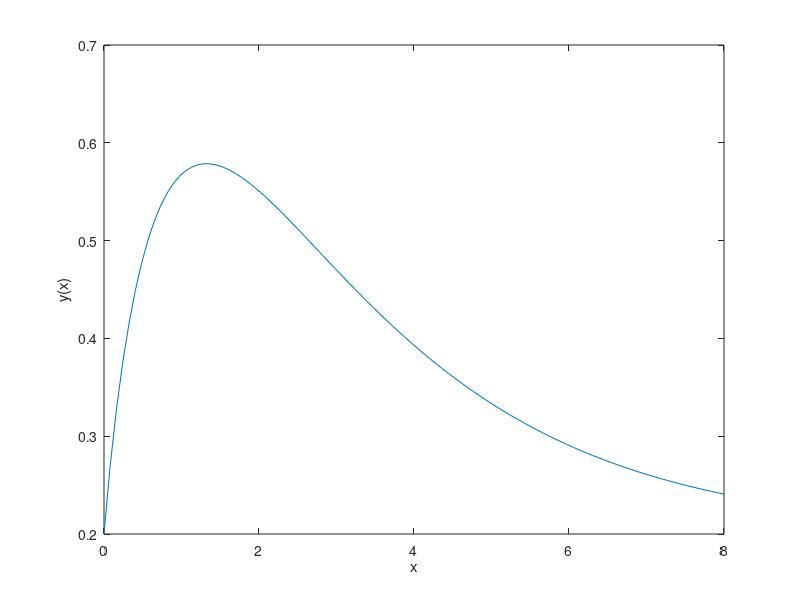

MATLAB code to generate this figure:
%% Chapter 9 Notes Part 1
% Numerical methods are commonly used for solving mathematical problems that
% are formulated in science and engineering where it is difficult or impossible to
% obtain exact solutions.
% 
% The following topics are presented in this chapter: 
%
% * Solving an equation with one unknown 
% * Finding a minimum or a maximum of a function 
% * Numerical integration
% * Solving first-order ordinary differential equations

%% Solving Equation with One Variable
%
% To use the methods described in this section, the equations to be solved should be
% written in the following form:
% 
% $$f(x) = 0$$
% 
% Values of 'x' that make f(x) equal to 0 are called *_solutions_* or *_roots_* of the 
% equation. If such a value does not exist or is difficult to determine, a numerical
% solution can be determined by finding an x that is very close to the solution.
% 
% 
% *_Note: If f(x) is a polynomial, use Matlab's built-in  'roots' function. 
% as described in a previous chapter_*
% 
% 
% In MATLAB a zero of a function can be determined with the command
% _fzero_ with the form:
% 
% *_x = fzero(f_x, x0)_*
%      
% where
%
% * _x_ is the solution
% * _f_x_ is the function to be solved
% * _x0_ value of x close to where the function crossed the axis
% 
% *_Specifying f_x_* 
% 
% The function 'f_x' may be specified using the following methods
%
% * Enter the mathematical expression for f_x as a string
% * Pass a handle to a user defined function file the implements f_x
% * Create an anonymous function for f_x and pass the name of the anonymous function
% 
% Passing function handles (the last two options specified above) are the preferred methods.
% 
% *Final Notes of fzero*
% 
% _x0_ can be a scalar or a two element vector.  When it is a scalar, it represents
% and x value where the f_x is close to zero.  When it is a two element vector
% it represents two points on opposite sides of the solution.  When the 
% function has more than one solution, each solution must be solved for separately
% by using multiple calls to the fzero function.
% 
% A good way approximate the region in which a function has a solution is to make a
% plot of the function. In many applications in science and engineering the
% domain of the solution can be estimated. A plot of the function over the
% domain may yield valuable information.

%% Finding a Minimum or Maximum of a Function: fminbnd()
%
% Given the mathematical form of the equation, we could use Calculus to
% find the maximum or minimum by finding the "critical points" or points
% where the derivative of the function equals zero.  Since the derivative
% of the function equals zero at local minimums or local maximums, you have
% to investigate the sign of the second derivative at the critical point to
% differentiate between local mins and maxs. 
%
% 
%
% In MATLAB the value of x where a one-variable function f(x) within the interval
%
% $x_1 \le x \le x2$ 
%
% has a minimum can be determined with the fminbnd command which has the form:
% 
% *x = fminbnd(inpFunc,x1,x2)*
% 
% where
% 
% * x: The value of the independent variable where the input function as a minimum
% * inpFunc: Handle to the input function
% * x1, x2: The upper and lower bounds of the interval where we are looking for critical points
% 
% *Note: The value of the minimum or maximum could be at one of the endpoints of the interval*
% 
% For example, let's find the minimum of the following function:
% 
% $$f_1(x) = x^3 - 12x^2 + 40.25x - 36.5$$

%Create a handle to the function (in this case we will use an anonymous
%functio

f1_x =  @(x) x.^3 - 12*x.^2 + 40.25 * x - 36.5 

%Now let's plot the function
limit_l = 0
limit_h = 8
%Create an independent variables for plotting
f1_inp = linspace(limit_l,limit_h,100);
f1_out = feval(f1_x,f1_inp);
plot(f1_inp,f1_out)
ylabel('f_1(x)')
xlabel('x')

%Now let's find the minimum for a few different ranges:
[min_1, fval] = fminbnd(f1_x,limit_l+0.001,limit_h-3.5)  % Should get the value of the function at x = 0;

[min_2,fval2] = fminbnd(f1_x,limit_l+2,limit_h) % Should find the local minimum

[min_3,fval3] = fminbnd(f1_x,limit_l+7,limit_h)  % Should find the value at the lower limit

%%
%
% *Using fminbnd() to find a maximum*
%
% Simply multiply the function by -1 before calling fminbnd()
%
%

%% Numerical Integration
% 
% Integration of simple functions can be done analytically, but more involved functions are frequently
% difficult or impossible to integrate analytically. In calculus courses the integrand
% (the quantity to be integrated) is usually a function. In applications of science and
% engineering the integrand can be a function or a set of data points. For example,
% data points from discrete measurements of flow velocity can be used to calculate
% volume.
% 
% A definite integral of a function _f(x)_ from _a_ to -b_ has the form
% 
% $$\int \limits_a^b f(x)dx$$
% 
% The function _f(x)_ is called the integrand and _a_ and _b_ are the limits of integration.
% 
% 
% Graphically, the value of the integral q is the area q
% between the graph of the function, the x axis, and X
% the limits a and b (the shaded area in the figure). 
%
%
% << Chp9_Integral.png >>
%
% When a definite integral is calculated analytically
% f(x) is always a function. When the integral is calculated numerically f(x) can be
% a function or a set of points. In numerical integration the total area is obtained by
% dividing the area into small sections, calculating the area of each section, and adding
% them up. Various numerical methods have been developed for this purpose.
% The difference between the methods is in the way that the area is divided into sections
% and the method by which the area of each section is calculated.
% 
% The following discussion describes how to use the three MATLAB built-in
% integration functions quad, quadl, and trapz. The quad and quadl commands
% are used for integration when f(x) is a function, and trapz is used when
% f(x) is given by data points.
% 
%% quad and quadl
%
% Both of these functions return the solution to a definite integral. They differ
% in the method used to obtain the approximation. _quad_ uses an adaptive Simpson
% method for the integration, _quadl_ uses adaptive Labatto method.
% 
% _q = quad(integrand,a,b)_
% 
% * _integrand_ is the mathematical expression of the integrand.  Can be entered
% as a string or a function handle. The function handle method is preferred 
% for this class.
% * _a_ is the lower limit
% * _b_ is the upper limit
% 
% *_Note that _integrand_ must be written for an argument x that is a vector (use
% element-by-element operations) such that it calculates the value of the function
% for each element of x._*
% 
% 
% 
% Finally, _quad_ calculates the integral with an absolute error that is smaller than 1.0e-6.
% This number can be changed by adding an optional _tol_ argument to the command:
% 
% _q = quad('intergrand',a,b,tol)_
% 
% _tol_ is a number that defines the maximum error. With larger 'tol' the integral
% is calculated less accurately but faster.
% 
% *_quadl_*
% 
% The form of the _quadl_ (the last letter is a lowercase L) command is exactly the
% same as that of the quad command:
% 
% _q = quadl(integrand,a,b)_
% 
% All of the comments that are listed for the quad command are valid for the
% quadl command.
% 
% Let's use numerical integration to calculate the following integral:
% 
% $$y(x) =  \int \limits_0^8 \left ( xe^{-x^{0.8}} + 0.2 \right ) dx $$
%
% 

%First let's create an anonymous function for the integrand
integrand_x = @(x) x.*exp(-x.^0.8) + 0.2

%Specify the integral limits
limit_l = 0
limit_h = 8

xRange = linspace(limit_l,limit_h,100);
yRange = feval(integrand_x,xRange);
plot(xRange,yRange);
xlabel('x')
ylabel('y(x)')

y_x = quad(integrand_x,limit_l,limit_h)

%% trapz
% 
% The trapz command can be used for integrating a function that is given as data
% points. It uses the numerical trapezoidal method of integration. The form of the
% command is
% 
% *_q = trapz (x,y)_*
% 
% * x and y are vectors with the x andy coordinates of the points, respectively.
% * The two vectors must be of the same length.

%Let's use trapz to estimate the integral of 
%
% $$ y_t(x) = \int \limits_0^8 \left ( xe^{-x^{0.8}} + 0.2 \right ) dx $$

%We already created everything we needed in the last section
y_tx = trapz(xRange,yRange)

%% Example Problems
3, 7, 8, 14, 16, 18, 21, 28